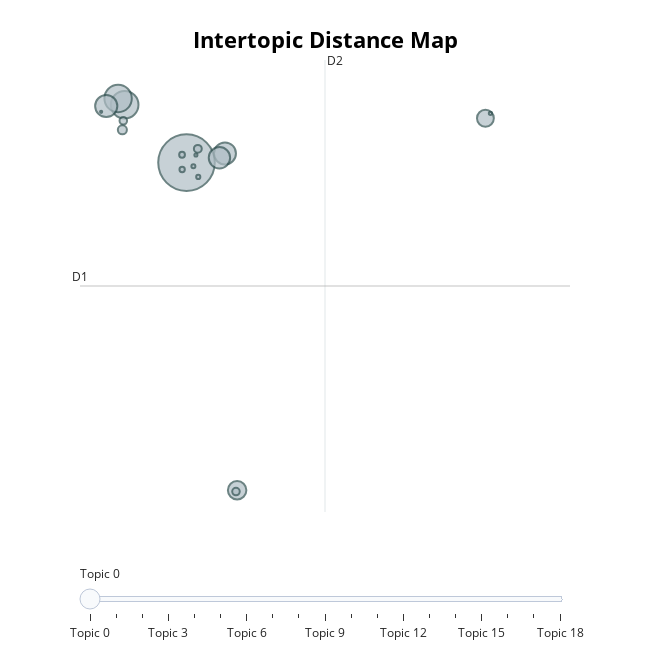

Here is the notebook cell this chart was saved with:
### Code cell
topic_model.visualize_topics()

### Figure 1 — Plotly figure (JSON) as saved in the notebook; plotly's stock layout.template omitted (floating-point values rounded to 4 significant figures)
{"data": [{"customdata": [[0, "realdonaldtrump | trump | great | president | run", 8895], [1, "china | us | iran | trade | korea", 2125], [2, "obamacare | obama | barackobama | tax | jobs", 2080], [3, "border | mexico | wall | people | ebola", 1370], [4, "golf | trump | macys | course | hotel", 1345], [5, "great | honor | today | thank | happy", 1273], [6, "entrepreneurs | think | keep | big | success", 950], [7, "yankees | nfl | great | wwe | nflcommish", 791], [8, "wind | turbines | alexsalmond | scotland | ugly", 229], [9, "celebapprentice | season | omarosa | star | th", 173], [10, "albert | einstein | churchill | winston | henry", 158], [11, "global | warming | energy | climate | without", 158], [12, "mittromney | ricksantorum | cont | penn | paulryanvp", 92], [13, "vanityfair | graydon | carter | magazine | lance", 80], [14, "tmobile | apple | screen | iphone | johnlegere", 48], [15, "autism | autismspeaks | vaccine | vaccinations | massive", 45], [16, "lordsugar | sugar | dopey | worth | show", 30], [17, "questions | friends | facebook | askthedonald | fox", 27], [18, "sexual | rape | abuse | military | assault", 13]], "hovertemplate": "<b>Topic %{customdata[0]}</b><br>%{customdata[1]}<br>Size: %{customdata[2]}", "legendgroup": "", "marker": {"color": "#B0BEC5", "line": {"color": "DarkSlateGrey", "width": 2}, "size": [8895, 2125, 2080, 1370, 1345, 1273, 950, 791, 229, 173, 158, 158, 92, 80, 48, 45, 30, 27, 13], "sizemode": "area", "sizeref": 5.559, "symbol": "circle"}, "mode": "markers", "name": "", "orientation": "v", "showlegend": false, "type": "scatter", "x": [10.67, 7.754, 7.445, 6.885, 12.48, 12.22, 13.06, 24.76, 7.646, 11.2, 13.0, 7.689, 10.46, 10.46, 11.22, 10.99, 25.0, 11.11, 6.645], "xaxis": "x", "y": [8.321, 10.83, 11.1, 10.77, 8.72, 8.53, -5.853, 10.24, 9.739, 8.916, -5.908, 10.13, 8.661, 8.026, 7.703, 8.167, 10.46, 8.651, 10.52], "yaxis": "y"}], "layout": {"annotations": [{"showarrow": false, "text": "D1", "x": 5.648, "y": 2.983, "yshift": 10}, {"showarrow": false, "text": "D2", "x": 17.2, "xshift": 10, "y": 12.76}], "height": 650, "hoverlabel": {"bgcolor": "white", "font": {"family": "Rockwell", "size": 16}}, "legend": {"itemsizing": "constant", "tracegroupgap": 0}, "margin": {"t": 60}, "shapes": [{"line": {"color": "#CFD8DC", "width": 2}, "type": "line", "x0": 17.2, "x1": 17.2, "y0": -6.794, "y1": 12.76}, {"line": {"color": "#9E9E9E", "width": 2}, "type": "line", "x0": 5.648, "x1": 28.75, "y0": 2.983, "y1": 2.983}], "sliders": [{"active": 0, "pad": {"t": 50}, "steps": [{"args": [{"marker.color": [["red", "#B0BEC5", "#B0BEC5", "#B0BEC5", "#B0BEC5", "#B0BEC5", "#B0BEC5", "#B0BEC5", "#B0BEC5", "#B0BEC5", "#B0BEC5", "#B0BEC5", "#B0BEC5", "#B0BEC5", "#B0BEC5", "#B0BEC5", "#B0BEC5", "#B0BEC5", "#B0BEC5"]]}], "label": "Topic 0", "method": "update"}, {"args": [{"marker.color": [["#B0BEC5", "red", "#B0BEC5", "#B0BEC5", "#B0BEC5", "#B0BEC5", "#B0BEC5", "#B0BEC5", "#B0BEC5", "#B0BEC5", "#B0BEC5", "#B0BEC5", "#B0BEC5", "#B0BEC5", "#B0BEC5", "#B0BEC5", "#B0BEC5", "#B0BEC5", "#B0BEC5"]]}], "label": "Topic 1", "method": "update"}, {"args": [{"marker.color": [["#B0BEC5", "#B0BEC5", "red", "#B0BEC5", "#B0BEC5", "#B0BEC5", "#B0BEC5", "#B0BEC5", "#B0BEC5", "#B0BEC5", "#B0BEC5", "#B0BEC5", "#B0BEC5", "#B0BEC5", "#B0BEC5", "#B0BEC5", "#B0BEC5", "#B0BEC5", "#B0BEC5"]]}], "label": "Topic 2", "method": "update"}, {"args": [{"marker.color": [["#B0BEC5", "#B0BEC5", "#B0BEC5", "red", "#B0BEC5", "#B0BEC5", "#B0BEC5", "#B0BEC5", "#B0BEC5", "#B0BEC5", "#B0BEC5", "#B0BEC5", "#B0BEC5", "#B0BEC5", "#B0BEC5", "#B0BEC5", "#B0BEC5", "#B0BEC5", "#B0BEC5"]]}], "label": "Topic 3", "method": "update"}, {"args": [{"marker.color": [["#B0BEC5", "#B0BEC5", "#B0BEC5", "#B0BEC5", "red", "#B0BEC5", "#B0BEC5", "#B0BEC5", "#B0BEC5", "#B0BEC5", "#B0BEC5", "#B0BEC5", "#B0BEC5", "#B0BEC5", "#B0BEC5", "#B0BEC5", "#B0BEC5", "#B0BEC5", "#B0BEC5"]]}], "label": "Topic 4", "method": "update"}, {"args": [{"marker.color": [["#B0BEC5", "#B0BEC5", "#B0BEC5", "#B0BEC5", "#B0BEC5", "red", "#B0BEC5", "#B0BEC5", "#B0BEC5", "#B0BEC5", "#B0BEC5", "#B0BEC5", "#B0BEC5", "#B0BEC5", "#B0BEC5", "#B0BEC5", "#B0BEC5", "#B0BEC5", "#B0BEC5"]]}], "label": "Topic 5", "method": "update"}, {"args": [{"marker.color": [["#B0BEC5", "#B0BEC5", "#B0BEC5", "#B0BEC5", "#B0BEC5", "#B0BEC5", "red", "#B0BEC5", "#B0BEC5", "#B0BEC5", "#B0BEC5", "#B0BEC5", "#B0BEC5", "#B0BEC5", "#B0BEC5", "#B0BEC5", "#B0BEC5", "#B0BEC5", "#B0BEC5"]]}], "label": "Topic 6", "method": "update"}, {"args": [{"marker.color": [["#B0BEC5", "#B0BEC5", "#B0BEC5", "#B0BEC5", "#B0BEC5", "#B0BEC5", "#B0BEC5", "red", "#B0BEC5", "#B0BEC5", "#B0BEC5", "#B0BEC5", "#B0BEC5", "#B0BEC5", "#B0BEC5", "#B0BEC5", "#B0BEC5", "#B0BEC5", "#B0BEC5"]]}], "label": "Topic 7", "method": "update"}, {"args": [{"marker.color": [["#B0BEC5", "#B0BEC5", "#B0BEC5", "#B0BEC5", "#B0BEC5", "#B0BEC5", "#B0BEC5", "#B0BEC5", "red", "#B0BEC5", "#B0BEC5", "#B0BEC5", "#B0BEC5", "#B0BEC5", "#B0BEC5", "#B0BEC5", "#B0BEC5", "#B0BEC5", "#B0BEC5"]]}], "label": "Topic 8", "method": "update"}, {"args": [{"marker.color": [["#B0BEC5", "#B0BEC5", "#B0BEC5", "#B0BEC5", "#B0BEC5", "#B0BEC5", "#B0BEC5", "#B0BEC5", "#B0BEC5", "red", "#B0BEC5", "#B0BEC5", "#B0BEC5", "#B0BEC5", "#B0BEC5", "#B0BEC5", "#B0BEC5", "#B0BEC5", "#B0BEC5"]]}], "label": "Topic 9", "method": "update"}, {"args": [{"marker.color": [["#B0BEC5", "#B0BEC5", "#B0BEC5", "#B0BEC5", "#B0BEC5", "#B0BEC5", "#B0BEC5", "#B0BEC5", "#B0BEC5", "#B0BEC5", "red", "#B0BEC5", "#B0BEC5", "#B0BEC5", "#B0BEC5", "#B0BEC5", "#B0BEC5", "#B0BEC5", "#B0BEC5"]]}], "label": "Topic 10", "method": "update"}, {"args": [{"marker.color": [["#B0BEC5", "#B0BEC5", "#B0BEC5", "#B0BEC5", "#B0BEC5", "#B0BEC5", "#B0BEC5", "#B0BEC5", "#B0BEC5", "#B0BEC5", "#B0BEC5", "red", "#B0BEC5", "#B0BEC5", "#B0BEC5", "#B0BEC5", "#B0BEC5", "#B0BEC5", "#B0BEC5"]]}], "label": "Topic 11", "method": "update"}, {"args": [{"marker.color": [["#B0BEC5", "#B0BEC5", "#B0BEC5", "#B0BEC5", "#B0BEC5", "#B0BEC5", "#B0BEC5", "#B0BEC5", "#B0BEC5", "#B0BEC5", "#B0BEC5", "#B0BEC5", "red", "#B0BEC5", "#B0BEC5", "#B0BEC5", "#B0BEC5", "#B0BEC5", "#B0BEC5"]]}], "label": "Topic 12", "method": "update"}, {"args": [{"marker.color": [["#B0BEC5", "#B0BEC5", "#B0BEC5", "#B0BEC5", "#B0BEC5", "#B0BEC5", "#B0BEC5", "#B0BEC5", "#B0BEC5", "#B0BEC5", "#B0BEC5", "#B0BEC5", "#B0BEC5", "red", "#B0BEC5", "#B0BEC5", "#B0BEC5", "#B0BEC5", "#B0BEC5"]]}], "label": "Topic 13", "method": "update"}, {"args": [{"marker.color": [["#B0BEC5", "#B0BEC5", "#B0BEC5", "#B0BEC5", "#B0BEC5", "#B0BEC5", "#B0BEC5", "#B0BEC5", "#B0BEC5", "#B0BEC5", "#B0BEC5", "#B0BEC5", "#B0BEC5", "#B0BEC5", "red", "#B0BEC5", "#B0BEC5", "#B0BEC5", "#B0BEC5"]]}], "label": "Topic 14", "method": "update"}, {"args": [{"marker.color": [["#B0BEC5", "#B0BEC5", "#B0BEC5", "#B0BEC5", "#B0BEC5", "#B0BEC5", "#B0BEC5", "#B0BEC5", "#B0BEC5", "#B0BEC5", "#B0BEC5", "#B0BEC5", "#B0BEC5", "#B0BEC5", "#B0BEC5", "red", "#B0BEC5", "#B0BEC5", "#B0BEC5"]]}], "label": "Topic 15", "method": "update"}, {"args": [{"marker.color": [["#B0BEC5", "#B0BEC5", "#B0BEC5", "#B0BEC5", "#B0BEC5", "#B0BEC5", "#B0BEC5", "#B0BEC5", "#B0BEC5", "#B0BEC5", "#B0BEC5", "#B0BEC5", "#B0BEC5", "#B0BEC5", "#B0BEC5", "#B0BEC5", "red", "#B0BEC5", "#B0BEC5"]]}], "label": "Topic 16", "method": "update"}, {"args": [{"marker.color": [["#B0BEC5", "#B0BEC5", "#B0BEC5", "#B0BEC5", "#B0BEC5", "#B0BEC5", "#B0BEC5", "#B0BEC5", "#B0BEC5", "#B0BEC5", "#B0BEC5", "#B0BEC5", "#B0BEC5", "#B0BEC5", "#B0BEC5", "#B0BEC5", "#B0BEC5", "red", "#B0BEC5"]]}], "label": "Topic 17", "method": "update"}, {"args": [{"marker.color": [["#B0BEC5", "#B0BEC5", "#B0BEC5", "#B0BEC5", "#B0BEC5", "#B0BEC5", "#B0BEC5", "#B0BEC5", "#B0BEC5", "#B0BEC5", "#B0BEC5", "#B0BEC5", "#B0BEC5", "#B0BEC5", "#B0BEC5", "#B0BEC5", "#B0BEC5", "#B0BEC5", "red"]]}], "label": "Topic 18", "method": "update"}]}], "title": {"font": {"color": "Black", "size": 22}, "text": "<b>Intertopic Distance Map</b>", "x": 0.5, "xanchor": "center", "y": 0.95, "yanchor": "top"}, "width": 650, "xaxis": {"anchor": "y", "domain": [0, 1], "range": [5.648, 28.75], "title": {"text": ""}, "visible": false}, "yaxis": {"anchor": "x", "domain": [0, 1], "range": [-6.794, 12.76], "title": {"text": ""}, "visible": false}}}
